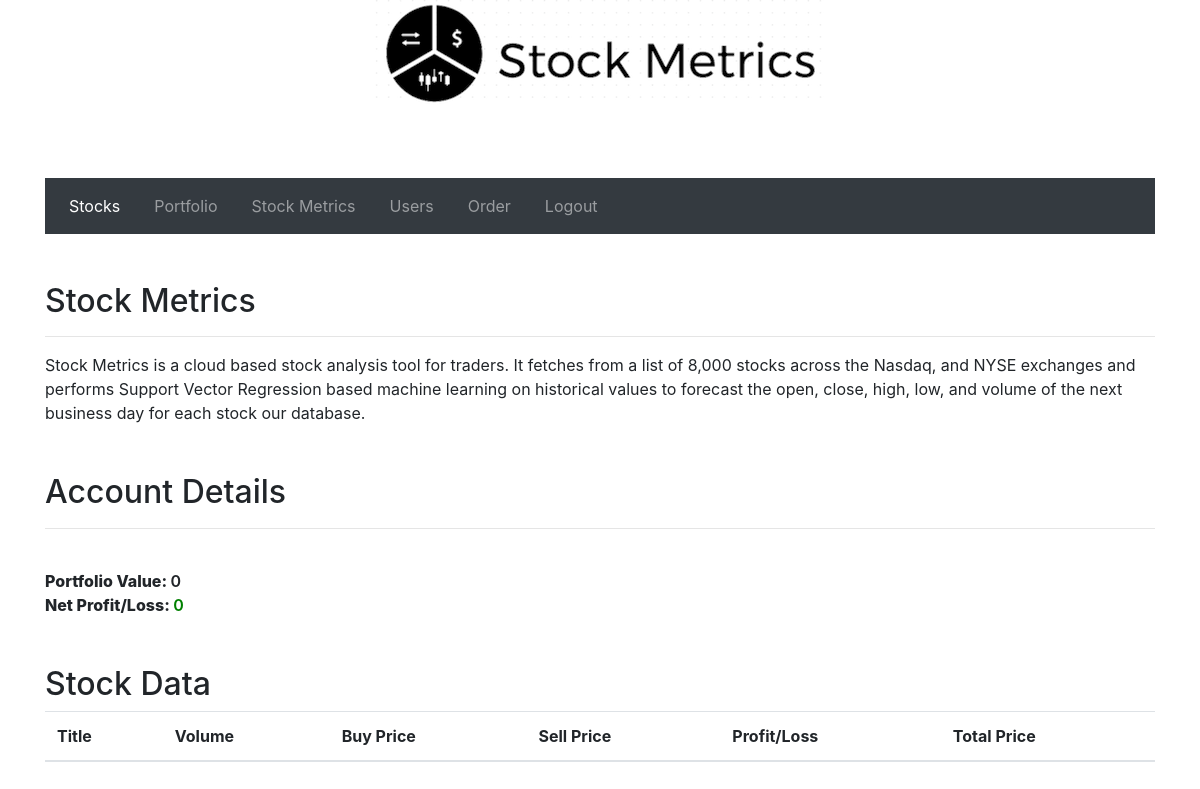
/StockMetrics/ (signed in), run on an earlier commit of the app's database.
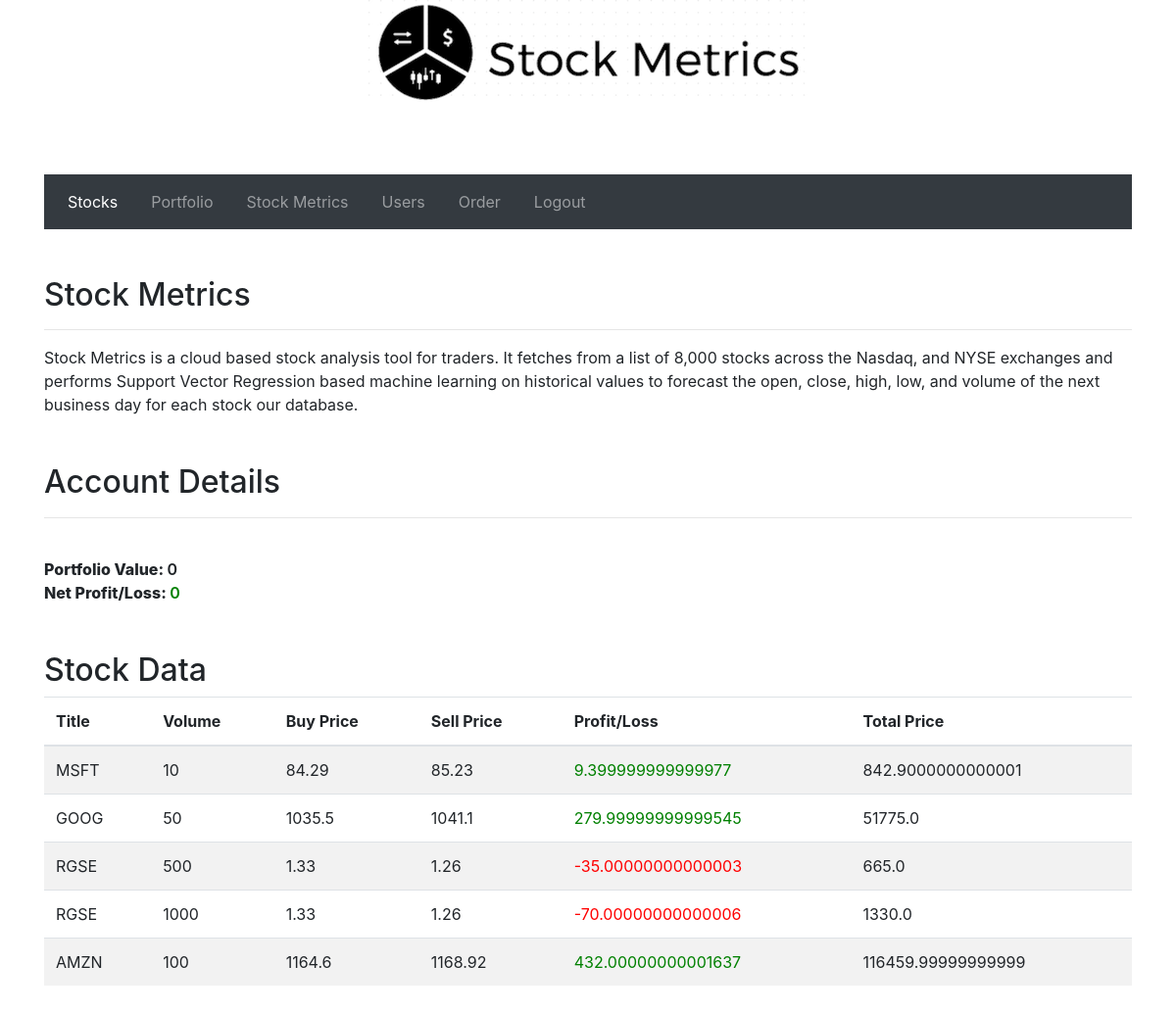
And on a later commit of the database.
### StockMetrics/models.py (models this page shows)
class OrderData(models.Model):
	symbol = models.CharField(_('Symbol'), max_length=5)
	number = models.IntegerField()
	openPrice = models.FloatField()
	closePrice = models.FloatField()
	profit = models.FloatField()
	totalPrice = models.FloatField()

### StockMetrics/views.py (the view, shortened to what this page needs)
def index(request):
    all_stocks = list(OrderData.objects.all().reverse())
    print(all_stocks)
    user = request.user.id
    sym = []
    form = AccountForm()
    return render(
        request,
        'index.html',
        context={'all_stocks':all_stocks, 'sym':sym},
    )

### StockMetrics/templates/index.html (shortened to what this page needs)
<!DOCTYPE html>
<html>
{% block content %}
<head>
    <link rel="stylesheet" href="https://maxcdn.bootstrapcdn.com/bootstrap/4.0.0-beta/css/bootstrap.min.css"
>
    <link rel="stylesheet" href="https://maxcdn.bootstrapcdn.com/font-awesome/4.4.0/css/font-awesome.min.css">
</head>
<body>
<center>
<img src="/static/images/logo.png" class="img-rounded" alt="Logo">
</center><br><br><br>
<div class="container">
    <div class="row">
    {% if user.is_authenticated %}
        <div class="col-lg-12">
            <nav class="navbar navbar-expand-lg navbar-dark bg-dark">
                <div class="collapse navbar-collapse" id="navbarNav">
                    <ul class="navbar-nav">
                        <li class="nav-item">
                            <a class="nav-link active" href="{% url 'index' %}">Stocks</a>
                        </li>&nbsp;&nbsp;&nbsp;&nbsp;
                        <li class="nav-item ">
                            <a class="nav-link" href="{% url 'portfolio' %}">Portfolio</a>
                        </li>&nbsp;&nbsp;&nbsp;&nbsp;
                        <li class="nav-item">
                            <a class="nav-link" href="{% url 'stockMetric' %}">Stock Metrics</a>
                        </li>&nbsp;&nbsp;&nbsp;&nbsp;
                        <li class="nav-item">
                            <a class="nav-link" href="{% url 'user' %}">Users</a>
                        </li>&nbsp;&nbsp;&nbsp;&nbsp;
                        <li class="nav-item">
                            <a class="nav-link" href="{% url 'order' %}">Order</a>
                        </li>&nbsp;&nbsp;&nbsp;&nbsp;
                        <li class="nav-item">
                            <a class="nav-link" href="{% url 'logout' %}">Logout</a>
                        </li>
                    </ul>
                </div>
            </nav>
        </div>
    </div><br><br>
    <h2>Stock Metrics</h2><hr>
    <span>Stock Metrics is a cloud based stock analysis tool for traders. It fetches from a list of 8,000 stocks across the Nasdaq, and NYSE exchanges and performs Support Vector Regression based machine learning on historical values to forecast the open, close, high, low, and volume of the next business day for each stock our database.</span><br><br><br>
    <h2>Account Details</h2><hr><br>
    <span style="font-weight: 800">Portfolio Value: <span id="port_val" style="font-weight: 600;"></span></span><br>
    <span style="font-weight: 800">Net Profit/Loss: <span id="profitData" style="color:green; font-weight: 600;"></span></span><br><br><br>
    <h2>Stock Data</h2>
<div class="row">
        <div class="col-lg-12">
            <table class="table table-striped" id="table1">
    <thead>
        <tr>
            <th>Title</th>
            <th>Volume</th>
            <th>Buy Price</th>
            <th>Sell Price</th>
            <th>Profit/Loss</th>
            <th>Total Price</th>
        </tr>
    </thead>
    <tbody>
    {% for i in all_stocks %}
        <tr>
            <td >
                {{ i.symbol }}
            </td>
            <td id="number">
                {{ i.number }}
            </td>
            <td class="openPrice">
                {{ i.openPrice }}
            </td>
            <td>
                {{ i.closePrice }}
            </td>
            <td class="profit" style="color: {% if i.closePrice > i.openPrice %}green{% else %}red{% endif %};">
                {{ i.profit }}
            </td>
            <td class="totalPrice">
                {{ i.totalPrice }}
            </td>
            </tr>
            {% endfor %}
    </tbody>
    </table>
    </div>
    </div><br><br>
    {% else %}
    <span><a href="{% url 'login'%}">You are not logged in. Click here to Login</a></span>
   {% endif %}
</div>
{% endblock %}
</body>
</html>

What changed in the data, as far as the page shows it:
added OrderData: symbol "MSFT", number "10", openPrice "84.29", closePrice "85.23", profit "9.399999999999977", totalPrice "842.9000000000001"
added OrderData: symbol "GOOG", number "50", openPrice "1035.5", closePrice "1041.1", profit "279.99999999999545", totalPrice "51775.0"
added OrderData: symbol "RGSE", number "500", openPrice "1.33", closePrice "1.26", profit "-35.00000000000003", totalPrice "665.0"
added OrderData: symbol "RGSE", number "1000", openPrice "1.33", closePrice "1.26", profit "-70.00000000000006", totalPrice "1330.0"
added OrderData: symbol "AMZN", number "100", openPrice "1164.6", closePrice "1168.92", profit "432.00000000001637", totalPrice "116459.99999999999"
